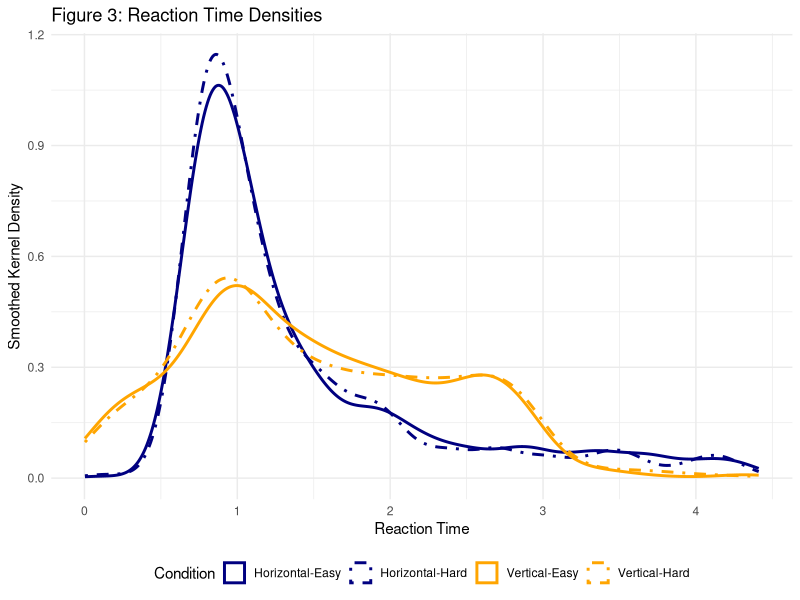

Generate this figure with R:
# ==============================================================================
# COMPUTATIONAL REPRODUCTION: Zhang et al. (2024)
# Stata to R Translation for Open Science Reproducibility
# ==============================================================================

# 1. LOAD LIBRARIES
if(!require(haven)) install.packages("haven")     # To read .dta files
if(!require(tidyverse)) install.packages("tidyverse") # Data manipulation & plotting
if(!require(lmerTest)) install.packages("lmerTest")   # Mixed-effects models with p-values

library(haven)
library(tidyverse)
library(lmerTest)

# 2. DATA LOADING AND PREPROCESSING (Consolidating all .do logic)
# Ensure "workdata.dta" is in your working directory
data_raw <- read_dta("workdata.dta")

df <- data_raw %>%
  # Filter check trials as seen in all scripts
  filter(check != 1) %>% 
  mutate(
    # Clean missing choices (Table 5, 7, 8 logic)
    highepchoice = ifelse(is.na(choice), NA, highepchoice),
    riskychoice = ifelse(is.na(choice), NA, riskychoice),
    
    # Format and Difficulty Variables
    hori = ifelse(presentation %in% c(2, 3), 1, 0),
    hardhori = hard * hori,
    
    # Expected Monetary Value (EMV) Variables
    hemvh = pmax(ep1, ep2),
    lemvh = pmin(ep1, ep2),
    diff = hemvh - lemvh,
    hmvrisk = ifelse(ep2 > ep1, 1, 0),    # Is High EMV the Risky choice?
    diff_risk = ep2 - ep1,                # Risky EMV - Safe EMV
    
    # Eye-tracking Metrics (Transitions & Fixations)
    total_trans = t12 + t13 + t14 + t23 + t24 + t34,
    total_fix_dur = fixonpay1 + fixonpay2 + fixonpr1 + fixonpr2,
    
    # Classification of Eye Movements (Table 1b, 2b, 3)
    # EU (Expected Utility) vs CC (Component Comparison) depends on screen layout
    peu = case_when(
      presentation %in% c(0, 1) ~ (t13 + t24) / total_trans,
      presentation %in% c(2, 3) ~ (t12 + t34) / total_trans
    ),
    pcc = case_when(
      presentation %in% c(0, 1) ~ (t12 + t34) / total_trans,
      presentation %in% c(2, 3) ~ (t13 + t24) / total_trans
    ),
    
    # Indices for Table 8
    payne = (eut - cct) / (eut + cct),
    ppay1 = fixonpay1 / total_fix_dur,
    ppay2 = fixonpay2 / total_fix_dur,
    phep = ifelse(ep1 > ep2, ppay1, ppay2) # Fixation on higher EMV option
  )

# ==============================================================================
# 3. STATISTICAL ANALYSIS (REPRODUCING CORE TABLES)
# ==============================================================================

# --- TABLE 5: Determinants of choosing high EMV option ---
cat("\n--- Reproducing Table 5 (Model 4) ---\n")
# Stata: mixed highepchoice hard hori hardhori diff hmvrisk round || subject: ...
# In R, we use random intercepts for stability; (1|subject)
t5_mod4 <- lmer(highepchoice ~ hard + hori + hardhori + diff + hmvrisk + round + 
                  (1 | subject), data = df)
print(summary(t5_mod4))

# --- TABLE 7: Determinants of Risky Choice ---
cat("\n--- Reproducing Table 7 (Model 4) ---\n")
t7_mod4 <- lmer(riskychoice ~ hard + hori + hardhori + diff_risk + hmvrisk + round + 
                  (1 | subject), data = df)
print(summary(t7_mod4))

# --- TABLE 8: Cognitive Processes and Decision ---
cat("\n--- Reproducing Table 8 (Panel A & B) ---\n")
# Panel A: EMV Choice explained by Eye-tracking
t8a <- lmer(highepchoice ~ payne + phep + reactiontime + (1 | subject), data = df)
# Panel B: Risky Choice explained by Eye-tracking
t8b <- lmer(riskychoice ~ payne + ppay2 + reactiontime + (1 | subject), data = df)
print(summary(t8a))
print(summary(t8b))

# ==============================================================================
# 4. VISUALIZATION (REPRODUCING FIGURE 3)
# ==============================================================================

# Filtering as per figure_3.do (dropping the longest 5% / keeping 4750 trials)
df_fig3 <- df %>%
  arrange(reactiontime) %>%
  slice(1:4750) %>%
  mutate(Condition = case_when(
    hori == 0 & hard == 0 ~ "Vertical-Easy",
    hori == 0 & hard == 1 ~ "Vertical-Hard",
    hori == 1 & hard == 0 ~ "Horizontal-Easy",
    hori == 1 & hard == 1 ~ "Horizontal-Hard"
  ))

ggplot(df_fig3, aes(x = reactiontime, color = Condition, linetype = Condition)) +
  geom_density(linewidth = 1) +
  scale_color_manual(values = c("Vertical-Easy" = "orange", "Vertical-Hard" = "orange", 
                                "Horizontal-Easy" = "navy", "Horizontal-Hard" = "navy")) +
  scale_linetype_manual(values = c("Vertical-Easy" = "solid", "Vertical-Hard" = "dotdash", 
                                   "Horizontal-Easy" = "solid", "Horizontal-Hard" = "dotdash")) +
  labs(title = "Figure 3: Reaction Time Densities",
       x = "Reaction Time", y = "Smoothed Kernel Density") +
  theme_minimal() +
  theme(legend.position = "bottom")

# ==============================================================================
# END OF SCRIPT
# ==============================================================================
